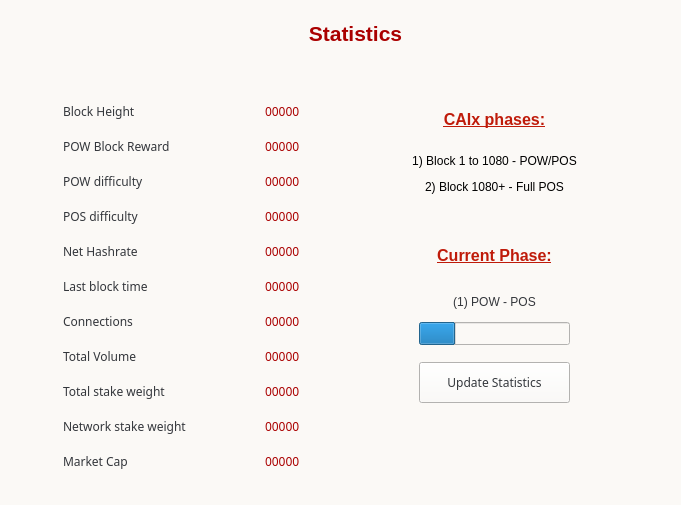
<?xml version="1.0" encoding="UTF-8"?>
<ui version="4.0">
 <class>StatisticsPage</class>
 <widget class="QWidget" name="StatisticsPage">
  <property name="windowModality">
   <enum>Qt::NonModal</enum>
  </property>
  <property name="geometry">
   <rect>
    <x>0</x>
    <y>0</y>
    <width>681</width>
    <height>505</height>
   </rect>
  </property>
  <property name="windowTitle">
   <string>Digging</string>
  </property>
  <property name="styleSheet">
   <string notr="true">color:#33363b; font-size:12px; font-family:&quot;Open Sans Bold&quot;;background-color:#fbf9f6;</string>
  </property>
  <layout class="QGridLayout" name="gridLayout">
   <property name="sizeConstraint">
    <enum>QLayout::SetMaximumSize</enum>
   </property>
   <property name="leftMargin">
    <number>52</number>
   </property>
   <property name="rightMargin">
    <number>22</number>
   </property>
   <item row="1" column="0" colspan="2">
    <layout class="QVBoxLayout" name="verticalLayout">
     <item>
      <widget class="QLabel" name="label_2">
       <property name="text">
        <string>&lt;html&gt;&lt;head/&gt;&lt;body&gt;&lt;p align=&quot;center&quot;&gt;&lt;span style=&quot; font-family:'courier'; font-size:16pt; font-weight:600; color:#aa0000;&quot;&gt;Statistics&lt;/span&gt;&lt;/p&gt;&lt;/body&gt;&lt;/html&gt;</string>
       </property>
      </widget>
     </item>
    </layout>
   </item>
   <item row="2" column="0" colspan="2">
    <spacer name="verticalSpacer_2">
     <property name="orientation">
      <enum>Qt::Vertical</enum>
     </property>
     <property name="sizeType">
      <enum>QSizePolicy::Fixed</enum>
     </property>
     <property name="sizeHint" stdset="0">
      <size>
       <width>20</width>
       <height>40</height>
      </size>
     </property>
    </spacer>
   </item>
   <item row="0" column="0" colspan="2">
    <spacer name="verticalSpacer_3">
     <property name="orientation">
      <enum>Qt::Vertical</enum>
     </property>
     <property name="sizeType">
      <enum>QSizePolicy::Fixed</enum>
     </property>
     <property name="sizeHint" stdset="0">
      <size>
       <width>20</width>
       <height>10</height>
      </size>
     </property>
    </spacer>
   </item>
   <item row="6" column="0" colspan="2">
    <spacer name="verticalSpacer">
     <property name="orientation">
      <enum>Qt::Vertical</enum>
     </property>
     <property name="sizeHint" stdset="0">
      <size>
       <width>20</width>
       <height>40</height>
      </size>
     </property>
    </spacer>
   </item>
   <item row="5" column="0">
    <widget class="QFrame" name="gridFrame_2">
     <layout class="QGridLayout" name="gridLayout_4">
      <item row="2" column="0" rowspan="2">
       <layout class="QFormLayout" name="formLayout_2">
        <property name="fieldGrowthPolicy">
         <enum>QFormLayout::FieldsStayAtSizeHint</enum>
        </property>
        <property name="horizontalSpacing">
         <number>78</number>
        </property>
        <property name="verticalSpacing">
         <number>18</number>
        </property>
        <property name="rightMargin">
         <number>0</number>
        </property>
        <item row="1" column="0">
         <widget class="QLabel" name="label_14">
          <property name="font">
           <font>
            <family>Open Sans Bold</family>
            <pointsize>-1</pointsize>
           </font>
          </property>
          <property name="text">
           <string>&lt;html&gt;&lt;head/&gt;&lt;body&gt;&lt;p&gt;&lt;span style=&quot; font-family:'arial';&quot;&gt;Block Height&lt;/span&gt;&lt;/p&gt;&lt;/body&gt;&lt;/html&gt;</string>
          </property>
         </widget>
        </item>
        <item row="1" column="1">
         <widget class="QLabel" name="heightBox">
          <property name="font">
           <font>
            <family>Open Sans Bold</family>
            <pointsize>-1</pointsize>
           </font>
          </property>
          <property name="text">
           <string>&lt;html&gt;&lt;head/&gt;&lt;body&gt;&lt;p&gt;&lt;span style=&quot; color:#aa0000;&quot;&gt;00000&lt;/span&gt;&lt;/p&gt;&lt;/body&gt;&lt;/html&gt;</string>
          </property>
         </widget>
        </item>
        <item row="2" column="0">
         <widget class="QLabel" name="label_12">
          <property name="font">
           <font>
            <family>Open Sans Bold</family>
            <pointsize>-1</pointsize>
           </font>
          </property>
          <property name="text">
           <string>&lt;html&gt;&lt;head/&gt;&lt;body&gt;&lt;p&gt;&lt;span style=&quot; font-family:'arial';&quot;&gt;POW Block Reward&lt;/span&gt;&lt;/p&gt;&lt;/body&gt;&lt;/html&gt;</string>
          </property>
         </widget>
        </item>
        <item row="2" column="1">
         <widget class="QLabel" name="rewardBox">
          <property name="font">
           <font>
            <family>Open Sans Bold</family>
            <pointsize>-1</pointsize>
           </font>
          </property>
          <property name="text">
           <string>&lt;html&gt;&lt;head/&gt;&lt;body&gt;&lt;p&gt;&lt;span style=&quot; color:#aa0000;&quot;&gt;00000&lt;/span&gt;&lt;/p&gt;&lt;/body&gt;&lt;/html&gt;</string>
          </property>
         </widget>
        </item>
        <item row="3" column="0">
         <widget class="QLabel" name="label_13">
          <property name="font">
           <font>
            <family>Open Sans Bold</family>
            <pointsize>-1</pointsize>
           </font>
          </property>
          <property name="text">
           <string>&lt;html&gt;&lt;head/&gt;&lt;body&gt;&lt;p&gt;POW difficulty&lt;/p&gt;&lt;/body&gt;&lt;/html&gt;</string>
          </property>
         </widget>
        </item>
        <item row="3" column="1">
         <widget class="QLabel" name="diffBox">
          <property name="font">
           <font>
            <family>Open Sans Bold</family>
            <pointsize>-1</pointsize>
           </font>
          </property>
          <property name="text">
           <string>&lt;html&gt;&lt;head/&gt;&lt;body&gt;&lt;p&gt;&lt;span style=&quot; color:#aa0000;&quot;&gt;00000&lt;/span&gt;&lt;/p&gt;&lt;/body&gt;&lt;/html&gt;</string>
          </property>
         </widget>
        </item>
        <item row="4" column="0">
         <widget class="QLabel" name="label_9">
          <property name="font">
           <font>
            <family>Open Sans Bold</family>
            <pointsize>-1</pointsize>
           </font>
          </property>
          <property name="text">
           <string>&lt;html&gt;&lt;head/&gt;&lt;body&gt;&lt;p&gt;POS difficulty&lt;/p&gt;&lt;/body&gt;&lt;/html&gt;</string>
          </property>
         </widget>
        </item>
        <item row="4" column="1">
         <widget class="QLabel" name="diffBox2">
          <property name="font">
           <font>
            <family>Open Sans Bold</family>
            <pointsize>-1</pointsize>
           </font>
          </property>
          <property name="text">
           <string>&lt;html&gt;&lt;head/&gt;&lt;body&gt;&lt;p&gt;&lt;span style=&quot; color:#aa0000;&quot;&gt;00000&lt;/span&gt;&lt;/p&gt;&lt;/body&gt;&lt;/html&gt;</string>
          </property>
         </widget>
        </item>
        <item row="5" column="0">
         <widget class="QLabel" name="label_16">
          <property name="font">
           <font>
            <family>Open Sans Bold</family>
            <pointsize>-1</pointsize>
           </font>
          </property>
          <property name="text">
           <string>&lt;html&gt;&lt;head/&gt;&lt;body&gt;&lt;p&gt;Net Hashrate&lt;/p&gt;&lt;/body&gt;&lt;/html&gt;</string>
          </property>
         </widget>
        </item>
        <item row="5" column="1">
         <widget class="QLabel" name="pawrateBox">
          <property name="font">
           <font>
            <family>Open Sans Bold</family>
            <pointsize>-1</pointsize>
           </font>
          </property>
          <property name="text">
           <string>&lt;html&gt;&lt;head/&gt;&lt;body&gt;&lt;p&gt;&lt;span style=&quot; color:#aa0000;&quot;&gt;00000&lt;/span&gt;&lt;/p&gt;&lt;/body&gt;&lt;/html&gt;</string>
          </property>
         </widget>
        </item>
        <item row="6" column="0">
         <widget class="QLabel" name="label3_2">
          <property name="sizePolicy">
           <sizepolicy hsizetype="Preferred" vsizetype="Maximum">
            <horstretch>0</horstretch>
            <verstretch>0</verstretch>
           </sizepolicy>
          </property>
          <property name="font">
           <font>
            <family>Open Sans Bold</family>
            <pointsize>-1</pointsize>
           </font>
          </property>
          <property name="text">
           <string>&lt;html&gt;&lt;head/&gt;&lt;body&gt;&lt;p&gt;Last block time&lt;/p&gt;&lt;/body&gt;&lt;/html&gt;</string>
          </property>
         </widget>
        </item>
        <item row="6" column="1">
         <widget class="QLabel" name="localBox">
          <property name="font">
           <font>
            <family>Open Sans Bold</family>
            <pointsize>-1</pointsize>
           </font>
          </property>
          <property name="text">
           <string>&lt;html&gt;&lt;head/&gt;&lt;body&gt;&lt;p&gt;&lt;span style=&quot; color:#aa0000;&quot;&gt;00000&lt;/span&gt;&lt;/p&gt;&lt;/body&gt;&lt;/html&gt;</string>
          </property>
         </widget>
        </item>
        <item row="7" column="0">
         <widget class="QLabel" name="label1_2">
          <property name="font">
           <font>
            <family>Open Sans Bold</family>
            <pointsize>-1</pointsize>
           </font>
          </property>
          <property name="text">
           <string>&lt;html&gt;&lt;head/&gt;&lt;body&gt;&lt;p&gt;Connections&lt;/p&gt;&lt;/body&gt;&lt;/html&gt;</string>
          </property>
         </widget>
        </item>
        <item row="7" column="1">
         <widget class="QLabel" name="connectionBox">
          <property name="font">
           <font>
            <family>Open Sans Bold</family>
            <pointsize>-1</pointsize>
           </font>
          </property>
          <property name="text">
           <string>&lt;html&gt;&lt;head/&gt;&lt;body&gt;&lt;p&gt;&lt;span style=&quot; color:#aa0000;&quot;&gt;00000&lt;/span&gt;&lt;/p&gt;&lt;/body&gt;&lt;/html&gt;</string>
          </property>
         </widget>
        </item>
        <item row="8" column="0">
         <widget class="QLabel" name="label_8">
          <property name="font">
           <font>
            <family>Open Sans Bold</family>
            <pointsize>-1</pointsize>
           </font>
          </property>
          <property name="text">
           <string>&lt;html&gt;&lt;head/&gt;&lt;body&gt;&lt;p&gt;Total Volume&lt;/p&gt;&lt;/body&gt;&lt;/html&gt;</string>
          </property>
         </widget>
        </item>
        <item row="8" column="1">
         <widget class="QLabel" name="volumeBox">
          <property name="font">
           <font>
            <family>Open Sans Bold</family>
            <pointsize>-1</pointsize>
           </font>
          </property>
          <property name="text">
           <string>&lt;html&gt;&lt;head/&gt;&lt;body&gt;&lt;p&gt;&lt;span style=&quot; color:#aa0000;&quot;&gt;00000&lt;/span&gt;&lt;/p&gt;&lt;/body&gt;&lt;/html&gt;</string>
          </property>
         </widget>
        </item>
        <item row="9" column="0">
         <widget class="QLabel" name="label_10">
          <property name="font">
           <font>
            <family>Open Sans Bold</family>
            <pointsize>-1</pointsize>
           </font>
          </property>
          <property name="text">
           <string>&lt;html&gt;&lt;head/&gt;&lt;body&gt;&lt;p&gt;Total stake weight&lt;/p&gt;&lt;/body&gt;&lt;/html&gt;</string>
          </property>
         </widget>
        </item>
        <item row="9" column="1">
         <widget class="QLabel" name="minBox">
          <property name="font">
           <font>
            <family>Open Sans Bold</family>
            <pointsize>-1</pointsize>
           </font>
          </property>
          <property name="text">
           <string>&lt;html&gt;&lt;head/&gt;&lt;body&gt;&lt;p&gt;&lt;span style=&quot; color:#aa0000;&quot;&gt;00000&lt;/span&gt;&lt;/p&gt;&lt;/body&gt;&lt;/html&gt;</string>
          </property>
         </widget>
        </item>
        <item row="10" column="0">
         <widget class="QLabel" name="label_11">
          <property name="font">
           <font>
            <family>Open Sans Bold</family>
            <pointsize>-1</pointsize>
           </font>
          </property>
          <property name="text">
           <string>&lt;html&gt;&lt;head/&gt;&lt;body&gt;&lt;p&gt;Network stake weight&lt;/p&gt;&lt;/body&gt;&lt;/html&gt;</string>
          </property>
         </widget>
        </item>
        <item row="10" column="1">
         <widget class="QLabel" name="maxBox">
          <property name="font">
           <font>
            <family>Open Sans Bold</family>
            <pointsize>-1</pointsize>
           </font>
          </property>
          <property name="text">
           <string>&lt;html&gt;&lt;head/&gt;&lt;body&gt;&lt;p&gt;&lt;span style=&quot; color:#aa0000;&quot;&gt;00000&lt;/span&gt;&lt;/p&gt;&lt;/body&gt;&lt;/html&gt;</string>
          </property>
         </widget>
        </item>
        <item row="11" column="0">
         <widget class="QLabel" name="label_17">
          <property name="font">
           <font>
            <family>Open Sans Bold</family>
            <pointsize>-1</pointsize>
           </font>
          </property>
          <property name="text">
           <string>&lt;html&gt;&lt;head/&gt;&lt;body&gt;&lt;p&gt;Market Cap&lt;/p&gt;&lt;/body&gt;&lt;/html&gt;</string>
          </property>
         </widget>
        </item>
        <item row="11" column="1">
         <widget class="QLabel" name="marketcap">
          <property name="font">
           <font>
            <family>Open Sans Bold</family>
            <pointsize>-1</pointsize>
           </font>
          </property>
          <property name="text">
           <string>&lt;html&gt;&lt;head/&gt;&lt;body&gt;&lt;p&gt;&lt;span style=&quot; color:#aa0000;&quot;&gt;00000&lt;/span&gt;&lt;/p&gt;&lt;/body&gt;&lt;/html&gt;</string>
          </property>
         </widget>
        </item>
       </layout>
      </item>
     </layout>
    </widget>
   </item>
   <item row="5" column="1">
    <widget class="QFrame" name="frame">
     <property name="minimumSize">
      <size>
       <width>260</width>
       <height>0</height>
      </size>
     </property>
     <widget class="QPushButton" name="startButton">
      <property name="geometry">
       <rect>
        <x>60</x>
        <y>270</y>
        <width>151</width>
        <height>41</height>
       </rect>
      </property>
      <property name="sizePolicy">
       <sizepolicy hsizetype="Fixed" vsizetype="Fixed">
        <horstretch>0</horstretch>
        <verstretch>0</verstretch>
       </sizepolicy>
      </property>
      <property name="minimumSize">
       <size>
        <width>120</width>
        <height>40</height>
       </size>
      </property>
      <property name="font">
       <font>
        <family>Open Sans Bold</family>
        <pointsize>-1</pointsize>
       </font>
      </property>
      <property name="styleSheet">
       <string notr="true"/>
      </property>
      <property name="text">
       <string>Update Statistics</string>
      </property>
     </widget>
     <widget class="QLabel" name="label">
      <property name="geometry">
       <rect>
        <x>20</x>
        <y>0</y>
        <width>231</width>
        <height>191</height>
       </rect>
      </property>
      <property name="text">
       <string>&lt;html&gt;&lt;head/&gt;&lt;body&gt;&lt;p align=&quot;center&quot;&gt;&lt;span style=&quot; font-size:12pt; font-weight:600; text-decoration: underline; color:#bf1b0a;&quot;&gt;CAIx phases:&lt;/span&gt;&lt;br/&gt;&lt;/p&gt;&lt;p align=&quot;center&quot;&gt;&lt;span style=&quot; color:#000000;&quot;&gt;1) Block 1 to 1080 - POW/POS&lt;/span&gt;&lt;/p&gt;&lt;p align=&quot;center&quot;&gt;&lt;span style=&quot; color:#000000; font-family: arial;&quot;&gt;2) Block 1080+ - Full POS&lt;/span&gt;&lt;/p&gt;&lt;p align=&quot;center&quot;&gt;&lt;br/&gt;&lt;/p&gt;&lt;p align=&quot;center&quot;&gt;&lt;span style=&quot; font-size:12pt; font-weight:600; text-decoration: underline; color:#bf1b0a;&quot;&gt;Current Phase:&lt;/span&gt;&lt;/p&gt;&lt;/body&gt;&lt;/html&gt;</string>
      </property>
     </widget>
     <widget class="QProgressBar" name="progressBar">
      <property name="geometry">
       <rect>
        <x>60</x>
        <y>230</y>
        <width>151</width>
        <height>23</height>
       </rect>
      </property>
      <property name="styleSheet">
       <string notr="true"/>
      </property>
      <property name="value">
       <number>24</number>
      </property>
      <property name="textVisible">
       <bool>false</bool>
      </property>
     </widget>
     <widget class="QLabel" name="cBox">
      <property name="geometry">
       <rect>
        <x>90</x>
        <y>200</y>
        <width>91</width>
        <height>20</height>
       </rect>
      </property>
      <property name="text">
       <string>&lt;html&gt;&lt;head/&gt;&lt;body&gt;&lt;p align=&quot;center&quot;&gt;&lt;span style=&quot; font-family:'arial';&quot;&gt;(1) POW - POS&lt;/span&gt;&lt;/p&gt;&lt;/body&gt;&lt;/html&gt;</string>
      </property>
     </widget>
    </widget>
   </item>
  </layout>
 </widget>
 <layoutdefault spacing="6" margin="11"/>
 <resources/>
 <connections/>
</ui>
